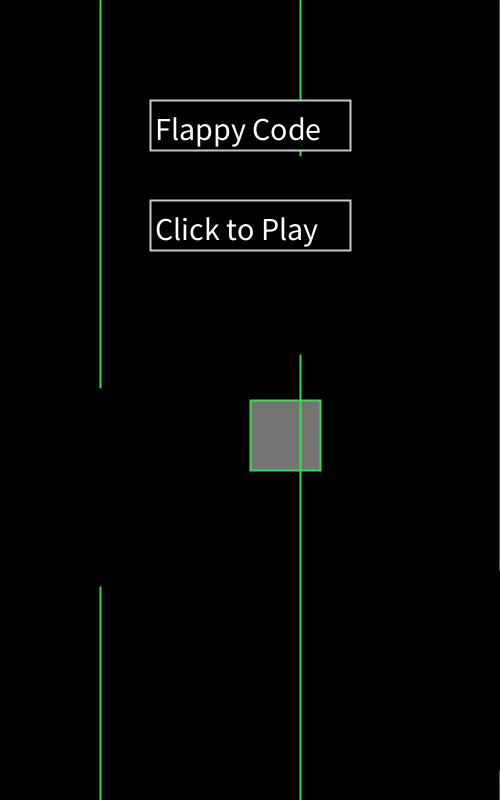
Frame 1 (no input)
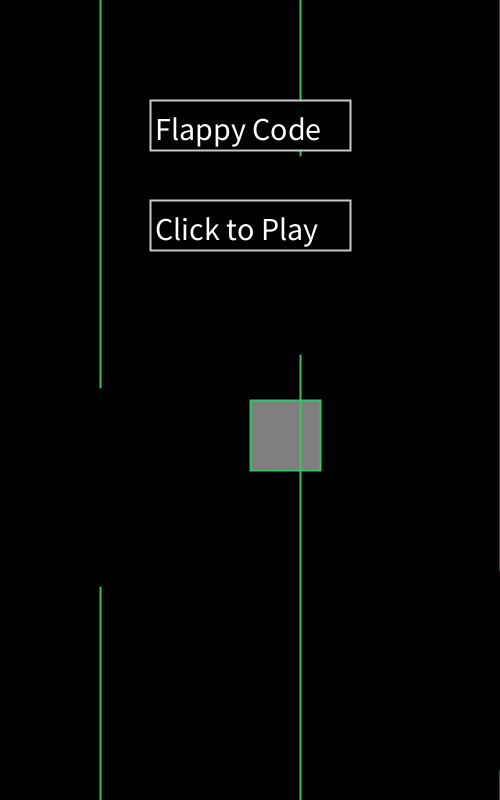
Frame 60 (the mouse pressed at the canvas centre just before this capture)
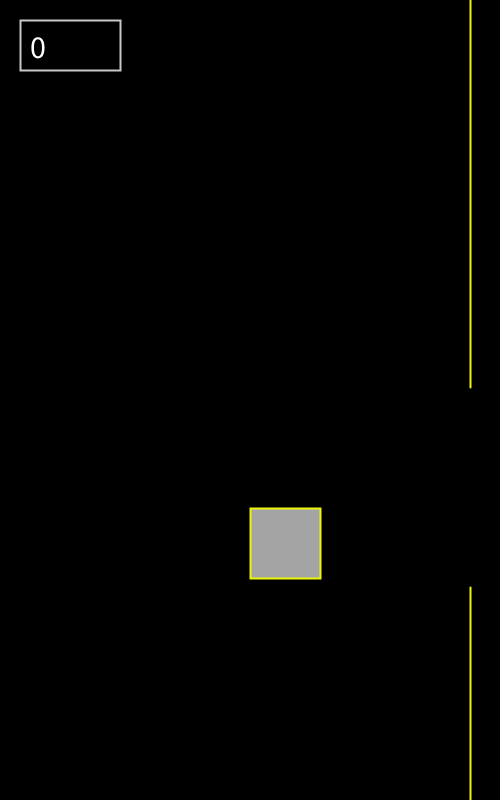
Frame 120 (the mouse held since frame 60 and released just before this capture)

The Processing sketch that drew these frames (run headless with seeded random() and noise(); from frame 60 on, the mouse is pressed at the canvas centre):

// Processing sketch: flappy_bird_game
// ── flappy_bird_game.pde
//Flappy Code
bird b = new bird();
pillar[] p = new pillar[3];
boolean end=false;
boolean intro=true;
int score=0;
void setup() {
  size(500, 800);
  for (int i = 0; i<3; i++) {
    p[i]=new pillar(i);
  }
}
void draw() {
  background(0);
  if (end) {
    b.move();
  }
  b.drawBird();
  if (end) {
    b.drag();
  }
  b.checkCollisions();
  for (int i = 0; i<3; i++) {
    p[i].drawPillar();
    p[i].checkPosition();
  }
  fill(0);
  stroke(200);
  textSize(32);
  if (end) {
    rect(20, 20, 100, 50);
    fill(255);
    text(score, 30, 58);
  } else {
    rect(150, 100, 200, 50);
    rect(150, 200, 200, 50);
    fill(255);
    if (intro) {
      text("Flappy Code", 155, 140);
      text("Click to Play", 155, 240);
    } else {
      text("game over", 170, 140);
      text("score", 180, 240);
      text(score, 280, 240);
    }
  }
}
class bird {
  float xPos, yPos, ySpeed;
  bird() {
    xPos = 250;
    yPos = 400;
  }
  void drawBird() {
    stroke(random(255),random(255),random(255));
    fill(random(255));
    strokeWeight(2);
    rect(xPos, yPos, 70, 70);
  }
  void jump() {
    ySpeed=-10;
  }
  void drag() {
    ySpeed+=0.4;
  }
  void move() {
    yPos+=ySpeed; 
    for (int i = 0; i<3; i++) {
      p[i].xPos-=3;
    }
  }
  void checkCollisions() {
    if (yPos>800) {
      end=false;
    }
    for (int i = 0; i<3; i++) {
      if ((xPos<p[i].xPos+10&&xPos>p[i].xPos-10)&&(yPos<p[i].opening-100||yPos>p[i].opening+100)) {
        end=false;
      }
    }
  }
}
class pillar {
  float xPos, opening;
  boolean cashed = false;
  pillar(int i) {
    xPos = 100+(i*200);
    opening = random(600)+100;
  }
  void drawPillar() {
    line(xPos, 0, xPos, opening-100);  
    line(xPos, opening+100, xPos, 800);
  }
  void checkPosition() {
    if (xPos<0) {
      xPos+=(200*3);
      opening = random(600)+100;
      cashed=false;
    } 
    if (xPos<250&&cashed==false) {
      cashed=true;
      score++;
    }
  }
}
void reset() {
  end=true;
  score=0;
  b.yPos=400;
  for (int i = 0; i<3; i++) {
    p[i].xPos+=550;
    p[i].cashed = false;
  }
}
void mousePressed() {
  b.jump();
  intro=false;
  if (end==false) {
    reset();
  }
}
void keyPressed() {
  b.jump(); 
  intro=false;
  if (end==false) {
    reset();
  }
}
